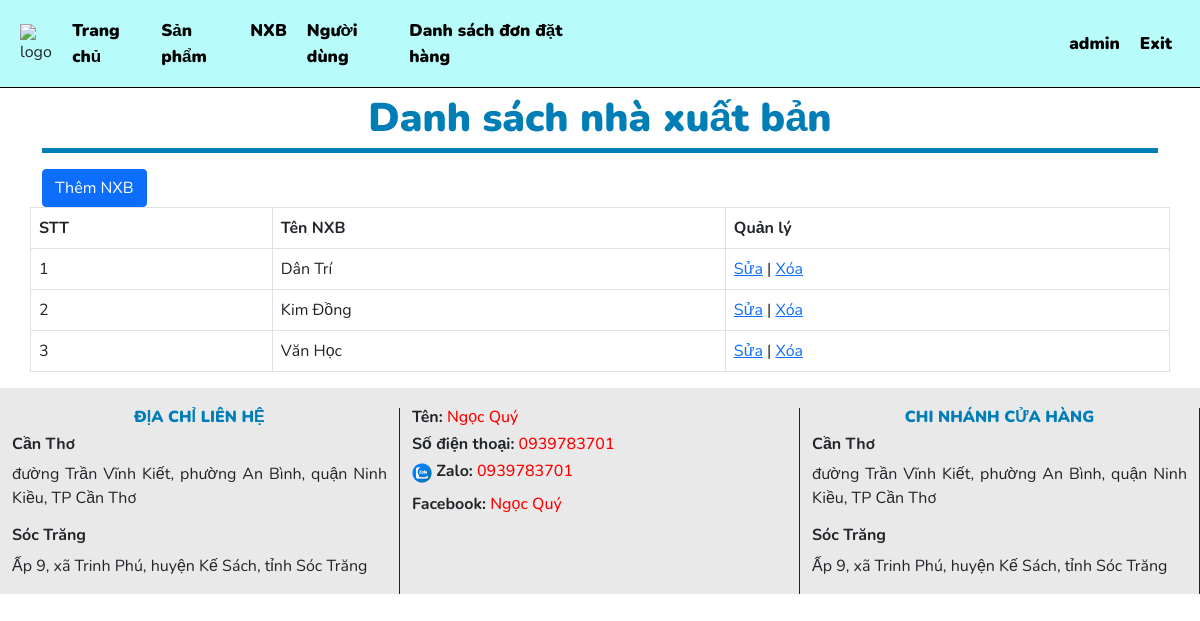
The page /admin/index.php?route=brand (signed in) on the database its author committed.
### tables this page shows
CREATE TABLE `brand` (
  `id` int(11) NOT NULL,
  `brand_name` varchar(255) NOT NULL
);

### model/brand.php (called while the page is built, shortened)
<?php
function getAll_Brand() {
    $conn = connectDB();
    $stmt = $conn->prepare("SELECT * FROM brand");
    $stmt->execute();
    $results = $stmt->fetchAll(PDO::FETCH_ASSOC);
    return $results;
}
?>

### admin/view/brand/brand.php (the view)
<div class="container">
<div class="home-title">
        <p style="font-size: 40px; color: #017EB6;border-bottom: 5px solid #017EB6;font-weight: 900" class="text-center">Danh sách nhà xuất bản</p>
    </div>
<div class="row">
    <a href="index.php?route=addbrand"><button class="btn btn-primary">Thêm NXB</button></a>
</div>
<div class="row">
    <table class="table table-bordered">
        <thead>
            <tr>
                <th>STT</th>
                <th>Tên NXB</th>
                <th>Quản lý</th>
            </tr>
        </thead>
        <tbody>
            <?php
            if (isset($results) && (count($results) > 0)) {
                $i = 1;
                foreach ($results as $brand) {
                    echo '
                        <tr>
                            <td>' . $i . '</td>
                            <td>' . htmlspecialchars($brand['brand_name']) . '</td>
                            <td><a href="index.php?route=updatebrand&id=' . $brand['id'] . '">Sửa</a> | <a href="index.php?route=deletebrand&id=' . $brand['id'] . '">Xóa</a></td>
                        </tr>
                            ';
                    $i++;
                }
            }
            ?>
        </tbody>
    </table>
</div>
</div>

### admin/view/admin.css (style rules this page uses)
* { font-family: "Nunito", sans-serif; margin: 0; padding: 0; box-sizing: border-box; text-decoration: none; transition: all 0.2s linear }
html { scroll-behavior: smooth; }

### admin/view/login.css (style rules this page uses)
*::placeholder { color: #fff; }

### rows shown on the page
brand: brand_name "Dân Trí"
brand: brand_name "Kim Đồng"
brand: brand_name "Văn Học"

### other values the page prints
$_SESSION['username'] "admin"
